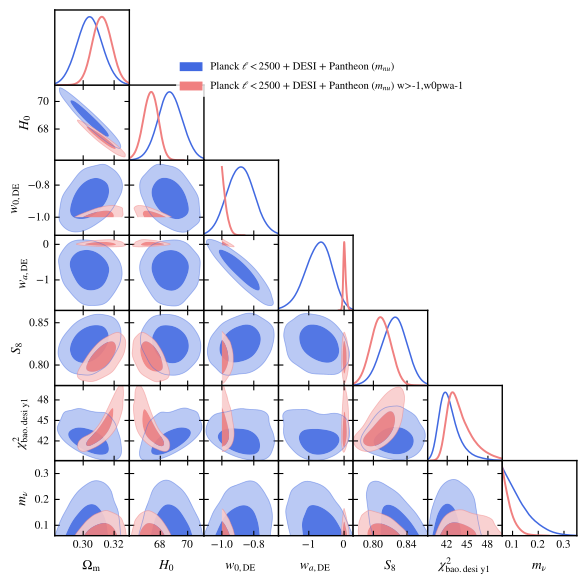

Recreate this plot in Python.
import getdist.plots as gplot
from getdist import MCSamples
from getdist import loadMCSamples
import os
import matplotlib
import subprocess
import matplotlib.pyplot as plt
import numpy as np

# GENERAL PLOT OPTIONS
matplotlib.rcParams['mathtext.fontset'] = 'stix'
matplotlib.rcParams['font.family'] = 'STIXGeneral'
matplotlib.rcParams['mathtext.rm'] = 'Bitstream Vera Sans'
matplotlib.rcParams['mathtext.it'] = 'Bitstream Vera Sans:italic'
matplotlib.rcParams['mathtext.bf'] = 'Bitstream Vera Sans:bold'
matplotlib.rcParams['xtick.bottom'] = True
matplotlib.rcParams['xtick.top'] = False
matplotlib.rcParams['ytick.right'] = False
matplotlib.rcParams['axes.edgecolor'] = 'black'
matplotlib.rcParams['axes.linewidth'] = '1.0'
matplotlib.rcParams['axes.labelsize'] = 'medium'
matplotlib.rcParams['axes.grid'] = True
matplotlib.rcParams['grid.linewidth'] = '0.0'
matplotlib.rcParams['grid.alpha'] = '0.18'
matplotlib.rcParams['grid.color'] = 'lightgray'
matplotlib.rcParams['legend.labelspacing'] = 0.77
matplotlib.rcParams['savefig.bbox'] = 'tight'
matplotlib.rcParams['savefig.format'] = 'pdf'

# ADDING AS DERIVED PARAMETER
num_points_thin = 30000

parameter = [u'omegam', u'H0', u'w', u'wa', u'SS8',u'chi2__bao.desi_y1',u'mnu']
chaindir=r'./'

analysissettings={'smooth_scale_1D':0.45,'smooth_scale_2D':0.45,'ignore_rows': u'0.3',
'range_confidence' : u'0.025'}

analysissettings2={'smooth_scale_1D':0.45,'smooth_scale_2D':0.45,'ignore_rows': u'0.0',
'range_confidence' : u'0.025'}


root_chains = (
  'EXAMPLE_MCMC712',
  'EXAMPLE_MCMC714',
)

# --------------------------------------------------------------------------------
samples=loadMCSamples(chaindir + root_chains[0],settings=analysissettings)
samples.thin(factor = int(np.sum(samples.weights)/num_points_thin))
p = samples.getParams()
samples.addDerived(p.s8omegamp5/0.5477225575,name='SS8',label='{S_8}')
samples.saveAsText(chaindir + '/.VM_P99v4_TMP1')
# --------------------------------------------------------------------------------
samples=loadMCSamples(chaindir + root_chains[1],settings=analysissettings)
samples.thin(factor = int(np.sum(samples.weights)/num_points_thin))
p = samples.getParams()
samples.addDerived(p.s8omegamp5/0.5477225575,name='SS8',label='{S_8}')
samples.saveAsText(chaindir + '/.VM_P99v4_TMP2')
# --------------------------------------------------------------------------------

#GET DIST PLOT SETUP
g=gplot.getSubplotPlotter(chain_dir=chaindir,
analysis_settings=analysissettings2,width_inch=6.0)
g.settings.lw_contour = 1.2
g.settings.legend_rect_border = False
g.settings.figure_legend_frame = False
g.settings.axes_fontsize = 13.5
g.settings.legend_fontsize = 13.0
g.settings.alpha_filled_add = 0.9
g.settings.lab_fontsize=15
g.legend_labels=False

param_3d = None
g.triangle_plot(['.VM_P99v4_TMP1',
                 '.VM_P99v4_TMP2'],parameter,
plot_3d_with_param=param_3d,
legend_labels=[
  'Planck $\\ell < 2500$ + DESI + Pantheon ($m_{nu}$)', 
  'Planck $\\ell < 2500$ + DESI + Pantheon ($m_{nu}$) w>-1,w0pwa-1', 
],
legend_loc=(0.3,0.835),
imax_shaded=0,
contour_colors=['royalblue','lightcoral','grey','black','gold'],
filled=[True,True,False,False,False],
line_args=[
{'lw': 1.1,'ls': 'solid', 'color':'royalblue'},
{'lw': 1.4,'ls': 'solid', 'color':'lightcoral'},
{'lw': 1.7,'ls': '-.', 'color':'grey'},
{'lw': 1.0,'ls': 'dashed', 'color':'black'},
{'lw': 1.3,'ls': 'solid', 'color':'gold'}
],
contour_ls=['solid', 'solid', '-.', 'dashed','solid'],
contour_lws=[1.1, 1.4, 1.7, 1.0,1.3],
)
g.export()
